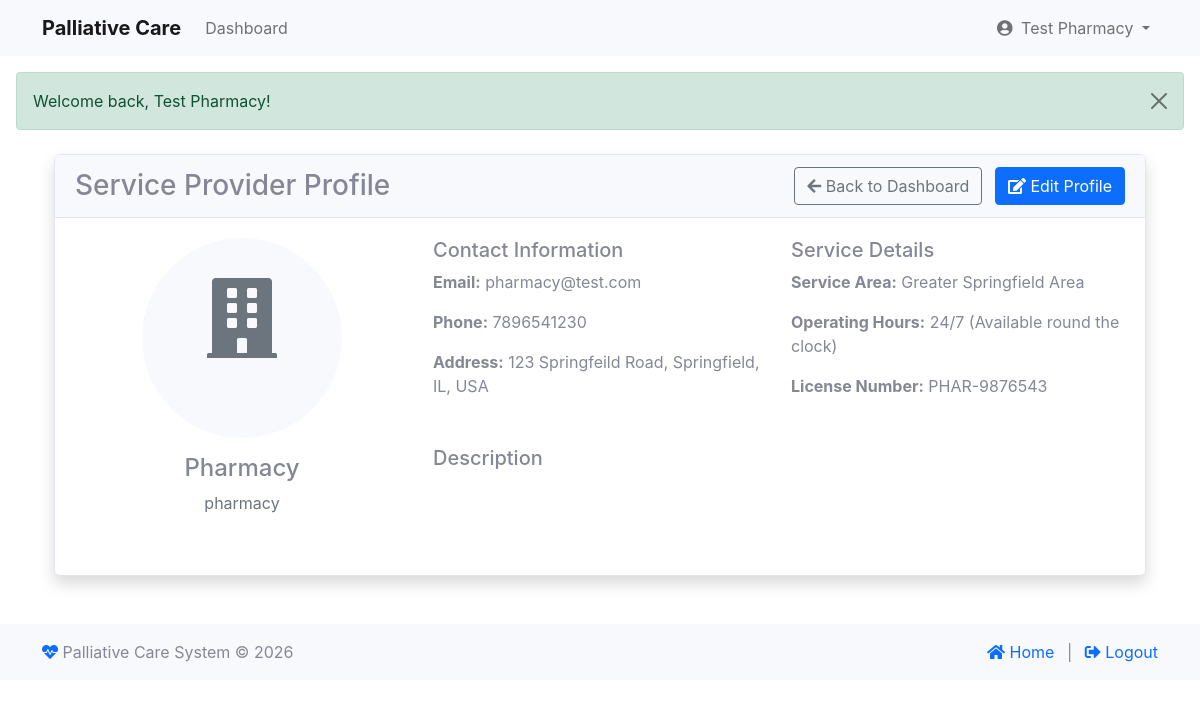
/index.php?module=service&action=profile (signed in), run on the app's committed database.
### tables this page shows
CREATE TABLE IF NOT EXISTS `service_providers` (
  `id` int NOT NULL AUTO_INCREMENT,
  `user_id` int NOT NULL,
  `company_name` varchar(255) NOT NULL,
  `email` varchar(255) NOT NULL,
  `phone` varchar(20) DEFAULT NULL,
  `service_type` enum('pharmacy','transportation','nursing','equipment','rehabilitation','counseling','both') NOT NULL,
  `address` text,
  `operating_hours` varchar(255) DEFAULT NULL,
  `service_area` text,
  `license_number` varchar(50) DEFAULT NULL,
  `status` enum('active','inactive','pending') DEFAULT 'pending',
  `created_at` timestamp NULL DEFAULT CURRENT_TIMESTAMP,
  `updated_at` timestamp NULL DEFAULT CURRENT_TIMESTAMP ON UPDATE CURRENT_TIMESTAMP,
  PRIMARY KEY (`id`),
  UNIQUE KEY `user_id` (`user_id`),
  UNIQUE KEY `email` (`email`)
);

CREATE TABLE IF NOT EXISTS `users` (
  `id` int NOT NULL AUTO_INCREMENT,
  `email` varchar(255) NOT NULL,
  `password_hash` varchar(255) NOT NULL,
  `name` varchar(255) NOT NULL,
  `user_type` enum('patient','doctor','service','admin') NOT NULL,
  `status` enum('active','inactive','suspended') DEFAULT 'active',
  `created_at` timestamp NULL DEFAULT CURRENT_TIMESTAMP,
  `updated_at` timestamp NULL DEFAULT CURRENT_TIMESTAMP ON UPDATE CURRENT_TIMESTAMP,
  PRIMARY KEY (`id`),
  UNIQUE KEY `email` (`email`)
);

### modules/base_controller.php (called while the page is built, shortened)
<?php
class BaseController {
    public function __construct() {
        require_once __DIR__ . '/../classes/Database.php';
    }
    protected function render($view, $data = []) {
        extract($data);
        $view_file = "modules/" . strtolower(str_replace("Controller", "", get_class($this))) . "/views/{$view}.php";
        include $view_file;
    }
}

### modules/service/controller.php (called while the page is built, shortened)
<?php
class ServiceController extends BaseController {
    protected $db;
    public function __construct() {
        try {
            $this->db = Database::getInstance();
        } catch (Exception $e) {
            error_log("Error in ServiceController constructor: " . $e->getMessage());
            $_SESSION['error'] = "Please login to continue";
            header('Location: ' . SITE_URL . 'index.php?module=auth&action=login&type=service');
            exit();
        }
    }
    public function profile() {
        try {
            $stmt = $this->db->prepare("
                SELECT sp.*, u.email, u.created_at as joined_date
                FROM service_providers sp
                INNER JOIN users u ON sp.user_id = u.id
                WHERE sp.user_id = ?
            ");
            $stmt->execute([$_SESSION['user_id']]);
            $provider = $stmt->fetch(PDO::FETCH_ASSOC);
            $this->render('profile', ['provider' => $provider]);
        } catch (Exception $e) {
            error_log("Error loading profile: " . $e->getMessage());
            $_SESSION['error'] = "Error loading profile";
            header("Location: index.php?module=service&action=dashboard");
            exit();
        }
    }
}
?>

### classes/Database.php (called while the page is built, shortened)
<?php
class Database {
    private static $instance = null;
    private function __construct() {
        try {
            $dsn = "mysql:host=" . DB_HOST . ";dbname=" . DB_NAME . ";charset=utf8mb4";
            $options = [
                PDO::ATTR_ERRMODE => PDO::ERRMODE_EXCEPTION,
                PDO::ATTR_DEFAULT_FETCH_MODE => PDO::FETCH_ASSOC,
                PDO::ATTR_EMULATE_PREPARES => false,
                PDO::MYSQL_ATTR_INIT_COMMAND => "SET NAMES utf8mb4 COLLATE utf8mb4_unicode_ci"
            ];
            $this->connection = new PDO($dsn, DB_USER, DB_PASS, $options);
        } catch (PDOException $e) {
            error_log("Database connection error: " . $e->getMessage());
            throw new Exception("Could not connect to the database. Please try again later.");
        }
    }
    public static function getInstance() {
        if (self::$instance === null) {
            self::$instance = new self();
        }
        return self::$instance->connection;
    }
}

### modules/service/views/profile.php (the view, shortened to what this page needs)
<?php require_once 'views/includes/header.php'; ?>
<div class="container mt-4">
    <div class="row">
        <div class="col-12">
            <div class="card shadow">
                <div class="card-header d-flex justify-content-between align-items-center">
                    <h3 class="mb-0">Service Provider Profile</h3>
                    <div>
                        <a href="index.php?module=service&action=dashboard" class="btn btn-outline-secondary me-2">
                            <i class="fas fa-arrow-left"></i> Back to Dashboard
                        </a>
                        <a href="index.php?module=service&action=edit_profile" class="btn btn-primary">
                            <i class="fas fa-edit"></i> Edit Profile
                        </a>
                    </div>
                </div>
                <div class="card-body">
                    <div class="row">
                        <div class="col-md-4 text-center mb-4">
                            <div class="profile-image-container mb-3">
                                <?php if (!empty($provider['profile_image'])): ?>
                                    <img src="<?php echo htmlspecialchars($provider['profile_image']); ?>" alt="Profile Image" class="img-fluid rounded-circle profile-image" style="width: 200px; height: 200px; object-fit: cover;">
                                <?php else: ?>
                                    <div class="text-center p-3 bg-light rounded-circle mx-auto" style="width: 200px; height: 200px;">
                                        <i class="fas fa-building fa-5x text-secondary mt-4"></i>
                                    </div>
                                <?php endif; ?>
                            </div>
                            <h4><?php echo htmlspecialchars($provider['company_name'] ?? ''); ?></h4>
                            <p class="text-muted"><?php echo htmlspecialchars($provider['service_type'] ?? ''); ?></p>
                        </div>
                        <div class="col-md-8">
                            <div class="row">
                                <div class="col-md-6 mb-3">
                                    <h5>Contact Information</h5>
                                    <p><strong>Email:</strong> <?php echo htmlspecialchars($provider['email'] ?? ''); ?></p>
                                    <p><strong>Phone:</strong> <?php echo htmlspecialchars($provider['phone'] ?? ''); ?></p>
                                    <p><strong>Address:</strong> <?php echo htmlspecialchars($provider['address'] ?? ''); ?></p>
                                </div>
                                <div class="col-md-6 mb-3">
                                    <h5>Service Details</h5>
                                    <p><strong>Service Area:</strong> <?php echo htmlspecialchars($provider['service_area'] ?? ''); ?></p>
                                    <p><strong>Operating Hours:</strong> <?php echo htmlspecialchars($provider['operating_hours'] ?? ''); ?></p>
                                    <p><strong>License Number:</strong> <?php echo htmlspecialchars($provider['license_number'] ?? ''); ?></p>
                                </div>
                            </div>
                            <div class="row mt-3">
                                <div class="col-12">
                                    <h5>Description</h5>
                                </div>
                            </div>
                        </div>
                    </div>
                </div>
            </div>
        </div>
    </div>
</div>
<?php require_once 'views/includes/footer.php'; ?>

### views/includes/header.php (style rules this page uses)
.card { transition: transform 0.2s; }

### data on the page
service_providers: company_name "Pharmacy", service_type "pharmacy", user.email "pharmacy@test.com", phone "7896541230", address "123 Springfeild Road, Springfield, IL, USA", service_area "Greater Springfield Area", operating_hours "24/7 (Available round the clock)", license_number "PHAR-9876543"

### other printed values
$_SESSION['name'] "Test Pharmacy"
$_SESSION['success'] "Welcome back, Test Pharmacy!"
